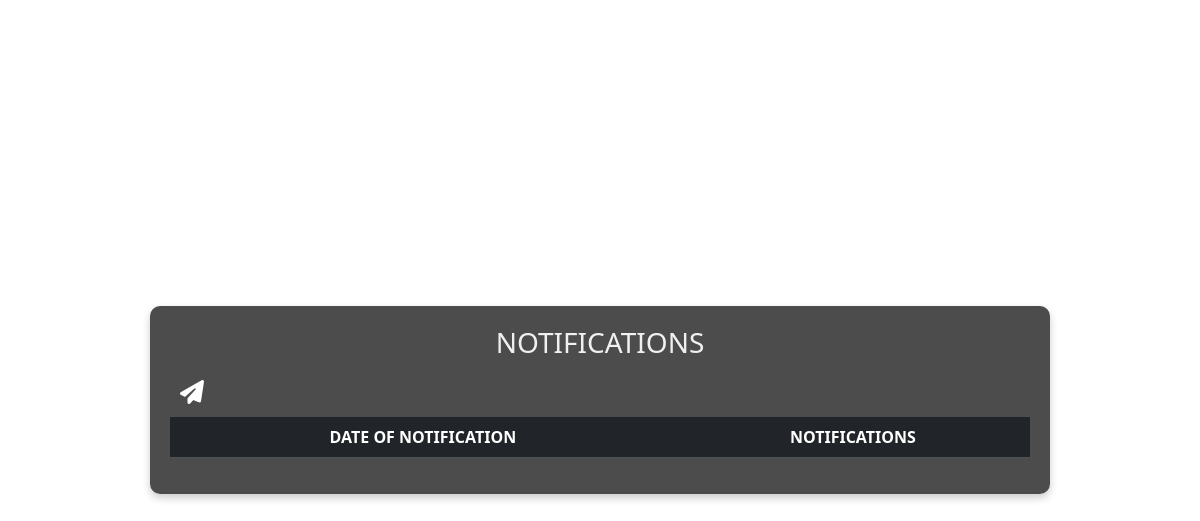
/notifications, run on an earlier commit of the app's database.
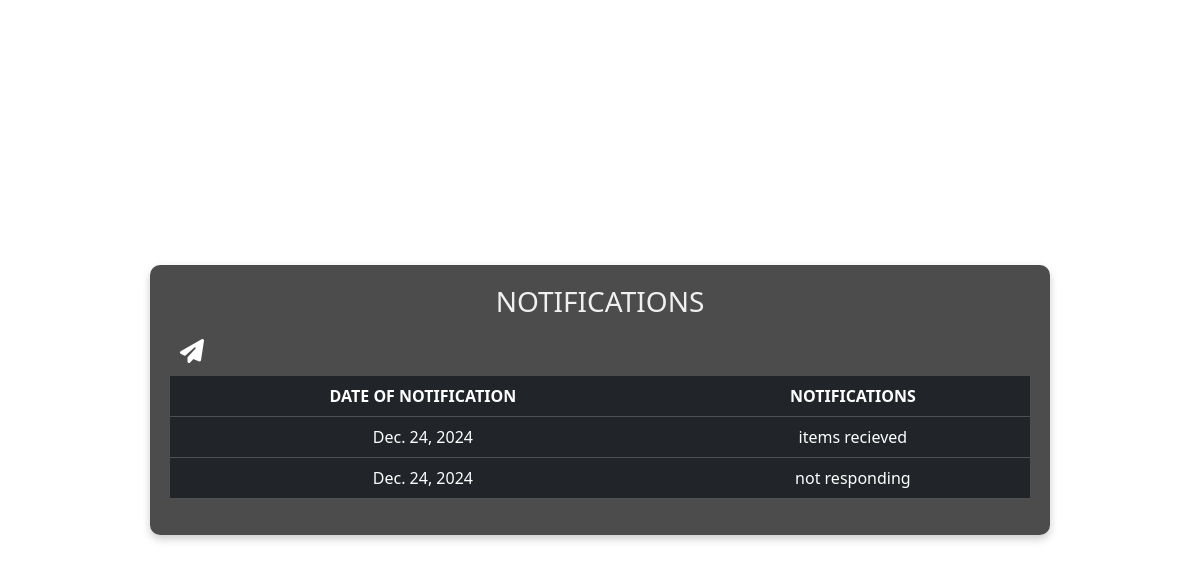
And on a later commit of the database.
### godnesshub_app/models.py (models this page shows)
class NotificationTable(models.Model):
    Notification=models.CharField(max_length=100,blank=True,null=True)
    Date=models.DateField(auto_now_add=True, blank=True,null=True)

### godnesshub_app/views.py (the view)
# urls.py: path('notifications', Notification.as_view(), name="notifications"),
class Notification(View):
    def get(self, request):
         obj=NotificationTable.objects.all()
         return render(request, "administration/notification.html",{'val':obj})

### templates/administration/notification.html (shortened to what this page needs)
<!DOCTYPE html>
<html lang="en">
<head>
    <link rel="stylesheet" href="https://cdnjs.cloudflare.com/ajax/libs/font-awesome/6.7.0/css/all.min.css">
    <link href="https://cdn.jsdelivr.net/npm/bootstrap@5.3.3/dist/css/bootstrap.min.css" rel="stylesheet">
</head>
<body>
    <div class="table-container">
        <h3>NOTIFICATIONS</h3>
        <a href="/sendnotification" title="Send Notification"><i class="fa-solid fa-paper-plane"></i></a>
        <table class="table table-dark">
            <thead>
                <tr>
                    <th>DATE OF NOTIFICATION</th>
                    <th>NOTIFICATIONS</th>
                </tr>
            </thead>
            <tbody>
                {% for i in val %}
                <tr>
                    <td>{{ i.Date }}</td>
                    <td>{{ i.Notification }}</td>
                </tr>
                {% endfor %}
            </tbody>
        </table>
    </div>
</body>
</html>

What changed in the data, as far as the page shows it:
added NotificationTable: Date "Dec. 24, 2024", Notification "items recieved"
added NotificationTable: Date "Dec. 24, 2024", Notification "not responding"
